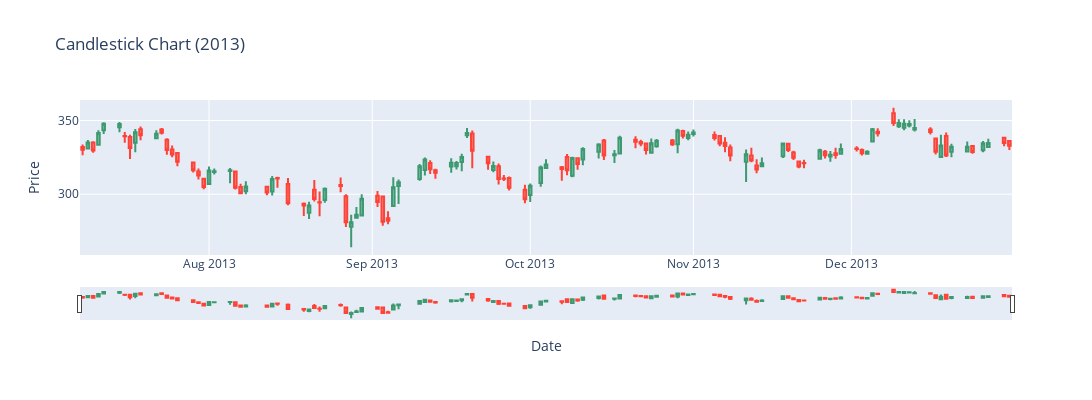
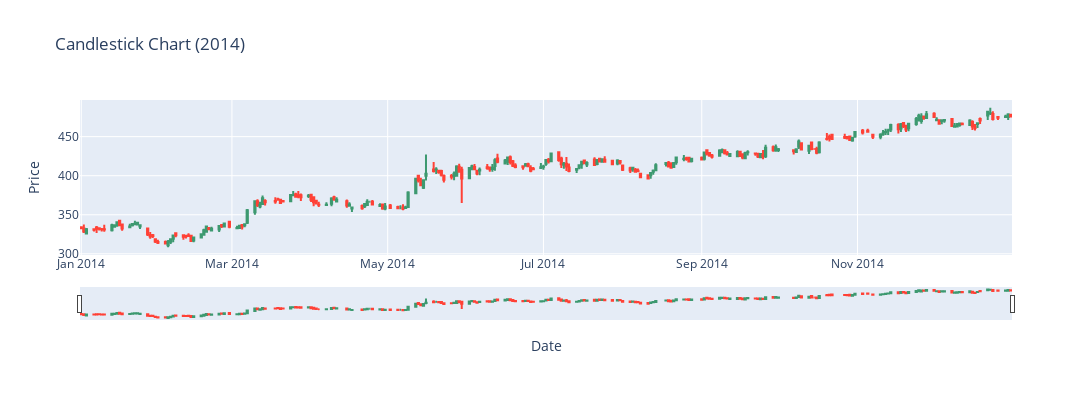
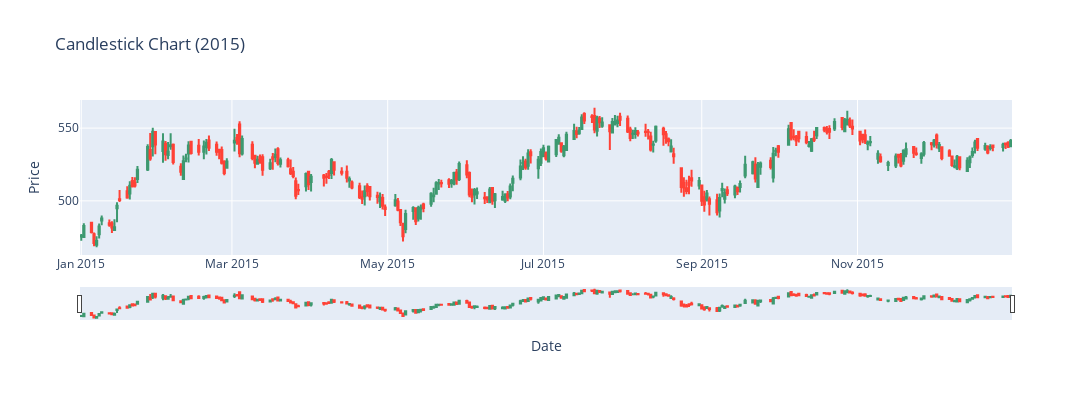
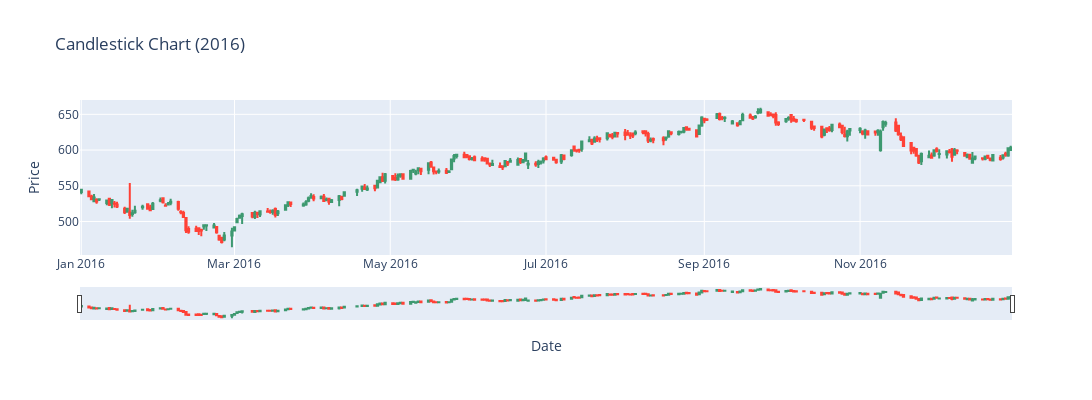

Notebook cell for these charts, in order:
### Code cell
start_year = start_date.year
end_year = end_date.year
total_years = end_year - start_year + 1

# Calculate the number of rows and columns for the subplot grid
num_rows = (total_years + 1) // 2
num_cols = 2

for i, year in enumerate(range(start_year, end_year + 1)):
    year_data = equity_data[str(year)]

    # Preparing data for candlestick plot
    candlestick = go.Candlestick(
        x=year_data.index,
        open=year_data['Open'],
        high=year_data['High'],
        low=year_data['Low'],
        close=year_data['Close']
    )

    # Calculate subplot position
    row = i // num_cols
    col = i % num_cols

    # Plotting
    layout = go.Layout(
        title='Candlestick Chart ({0})'.format(year),
        xaxis=dict(title='Date'),
        yaxis=dict(title='Price'),
        showlegend=False
    )
    fig = go.Figure(data=[candlestick], layout=layout)
    fig.update_layout(height=400, width=1500)  # Set the desired chart size
    fig.show()
